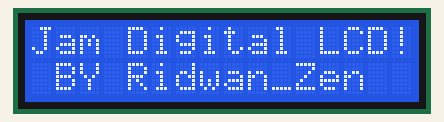
The sketch below on a simulated Arduino Uno, built with avr-gcc and run on an emulated ATmega328P. On the bench: 16×2 character LCD. The local clock reads 2024-03-15 10:24:30 at power-on unless the sketch sets it.

Above: at 0.1 s.
At 3.2 s:
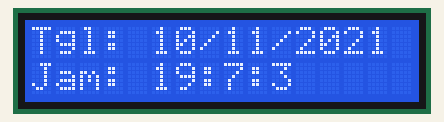
At 8.1 s:
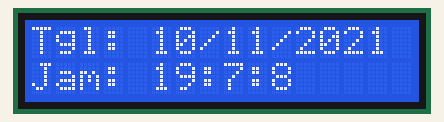
At 14.1 s:
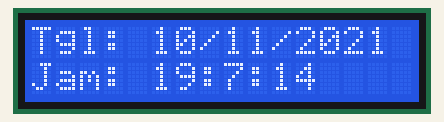
At 22.1 s:
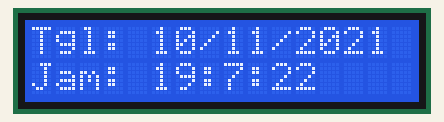
At 38.1 s:
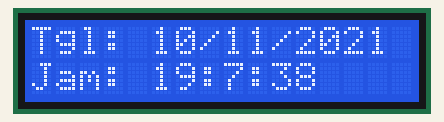

The sketch:

Jam_Digital_LCD.ino
```cpp
//Jam digital dengan LCD By Ridwan_Zen
#include <virtuabotixRTC.h>
virtuabotixRTC myRTC(6, 7, 8); //CLK, DAT, RST
#include <Wire.h>
#include <LiquidCrystal_I2C.h>
LiquidCrystal_I2C lcd(0x27, 16,2);

void setup() {
lcd.begin();
myRTC.setDS1302Time(00, 07, 19, 5, 10, 11, 2021); // sesuaikan dengan waktu terkini
// posisi seting (detik, menit, jam, hari, tanggal, bulan, tahun)


//tampilan awal mula
lcd.setCursor(0, 0);
lcd.print("Jam Digital LCD!");
lcd.setCursor(0, 1);
lcd.print(" BY Ridwan_Zen   ");
delay (3000);
lcd.clear ();

}

void loop() {

myRTC.updateTime();
lcd.setCursor(0, 0);
lcd.print("Tgl: ");
lcd.print(myRTC.dayofmonth);
lcd.print("/");
lcd.print(myRTC.month);
lcd.print("/");
lcd.print(myRTC.year);
lcd.print(" ");
lcd.setCursor(0, 1);
lcd.print("Jam: ");
lcd.print(myRTC.hours);
lcd.print(":");
lcd.print(myRTC.minutes);
lcd.print(":");
lcd.print(myRTC.seconds);
lcd.print("    ");

}
```

Measured:
- what the display in image 1 shows lasts 1.0 s, from 3.1 s to 4.1 s
- what the display in image 3 shows lasts 1.1 s, from 14.0 s to 15.1 s
